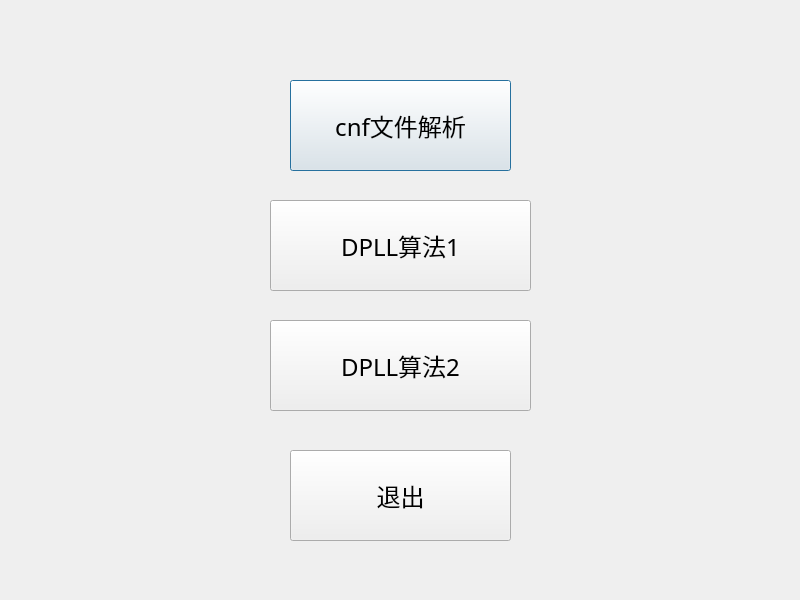
<?xml version="1.0" encoding="UTF-8"?>
<ui version="4.0">
 <class>SATSolverDialog</class>
 <widget class="QDialog" name="SATSolverDialog">
  <property name="geometry">
   <rect>
    <x>0</x>
    <y>0</y>
    <width>800</width>
    <height>600</height>
   </rect>
  </property>
  <property name="windowTitle">
   <string>Dialog</string>
  </property>
  <widget class="QPushButton" name="AnalyseCnf">
   <property name="geometry">
    <rect>
     <x>290</x>
     <y>80</y>
     <width>221</width>
     <height>91</height>
    </rect>
   </property>
   <property name="font">
    <font>
     <family>宋体</family>
     <pointsize>18</pointsize>
    </font>
   </property>
   <property name="cursor">
    <cursorShape>OpenHandCursor</cursorShape>
   </property>
   <property name="text">
    <string>cnf文件解析</string>
   </property>
  </widget>
  <widget class="QPushButton" name="After">
   <property name="geometry">
    <rect>
     <x>270</x>
     <y>200</y>
     <width>261</width>
     <height>91</height>
    </rect>
   </property>
   <property name="font">
    <font>
     <family>宋体</family>
     <pointsize>18</pointsize>
    </font>
   </property>
   <property name="cursor">
    <cursorShape>OpenHandCursor</cursorShape>
   </property>
   <property name="text">
    <string>DPLL算法1</string>
   </property>
  </widget>
  <widget class="QPushButton" name="Before">
   <property name="geometry">
    <rect>
     <x>270</x>
     <y>320</y>
     <width>261</width>
     <height>91</height>
    </rect>
   </property>
   <property name="font">
    <font>
     <family>宋体</family>
     <pointsize>18</pointsize>
    </font>
   </property>
   <property name="cursor">
    <cursorShape>OpenHandCursor</cursorShape>
   </property>
   <property name="text">
    <string>DPLL算法2</string>
   </property>
  </widget>
  <widget class="QPushButton" name="BtnClose">
   <property name="geometry">
    <rect>
     <x>290</x>
     <y>450</y>
     <width>221</width>
     <height>91</height>
    </rect>
   </property>
   <property name="font">
    <font>
     <family>宋体</family>
     <pointsize>18</pointsize>
    </font>
   </property>
   <property name="cursor">
    <cursorShape>OpenHandCursor</cursorShape>
   </property>
   <property name="text">
    <string>退出</string>
   </property>
  </widget>
 </widget>
 <resources/>
 <connections>
  <connection>
   <sender>BtnClose</sender>
   <signal>clicked()</signal>
   <receiver>SATSolverDialog</receiver>
   <slot>close()</slot>
   <hints>
    <hint type="sourcelabel">
     <x>400</x>
     <y>435</y>
    </hint>
    <hint type="destinationlabel">
     <x>399</x>
     <y>299</y>
    </hint>
   </hints>
  </connection>
 </connections>
</ui>
